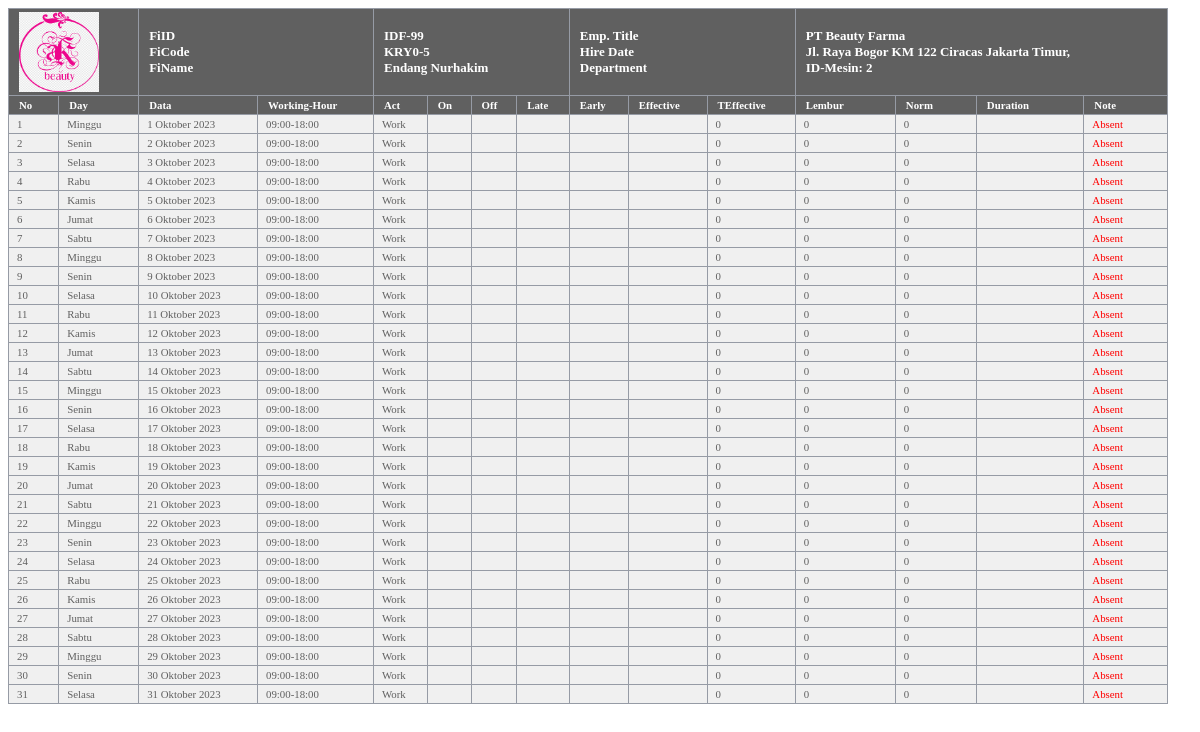
The app's page /absensi/absen.php?idf=99 with its own data.
### tables this page shows
CREATE TABLE `tb_rekanan` (
  `id_rekanan` varchar(15) NOT NULL,
  `nama_rekanan` varchar(30) NOT NULL,
  `deskripsi` text NOT NULL,
  `alamat` text NOT NULL,
  `logo` varchar(100) NOT NULL,
  `id_mesin` varchar(15) NOT NULL,
  `username` varchar(15) NOT NULL,
  `password` varchar(15) NOT NULL DEFAULT '123',
  `status` varchar(15) NOT NULL,
  `keterangan` text NOT NULL
);

CREATE TABLE `tb_karyawan` (
  `id_karyawan` int(8) NOT NULL,
  `id_rekanan` varchar(15) NOT NULL,
  `id_finger` varchar(15) NOT NULL,
  `nama_karyawan` varchar(30) NOT NULL,
  `deskripsi` text NOT NULL,
  `email` varchar(40) NOT NULL,
  `telepon` varchar(15) NOT NULL,
  `username` varchar(15) NOT NULL,
  `password` varchar(14) NOT NULL,
  `status` varchar(15) NOT NULL,
  `gaji1` int(10) NOT NULL,
  `gaji2` int(10) NOT NULL,
  `gaji3` int(10) NOT NULL,
  `gaji4` int(10) NOT NULL,
  `gaji5` int(10) NOT NULL,
  `keterangan` text NOT NULL
);

### koneksivar.php (called while the page is built, shortened)
<?php
$css="greenblack.css";
$tbkaryawan="tb_karyawan";
$tbrekanan="tb_rekanan";
?>

### absensi/absen.php (the view, shortened to what this page needs)
<?php
include "../konmysqli.php";
echo"<link href='../ypathcss/$css' rel='stylesheet' type='text/css' />";
$tahun=2023;
$bulan=10;
$id_finger=1;
if(isset($_GET["idf"])){
	$id_finger=$_GET["idf"];
}
	$sql="select * from `$tbkaryawan` where `id_finger`='$id_finger'";
	$d=getField($conn,$sql);
	$id_karyawan=$d["id_karyawan"];
	$id_rekanan=$d["id_rekanan"];
	$id_finger=$d["id_finger"];
	$nama_karyawan=$d["nama_karyawan"];
$sql="select * from `$tbrekanan` where `id_rekanan`='$id_rekanan'";
	$d=getField($conn,$sql);
		$nama_rekanan=$d["nama_rekanan"];
		$alamat=$d["alamat"];
		$logo=$d["logo"];
		$id_mesin=$d["id_mesin"];
	$GBR="../ypathfile/$logo";
?>
<table width="98%" border="1">
<tr>
<th colspan="2" align='center'>
<?php echo '<img title="'.$nama_rekanan.'"  src="'.$GBR.'" width="80" height="80">';?>
</th>
<th colspan="2" align="left">
FiID<br>
FiCode<br>
FiName
</th>
<th colspan="4" align="left">
<?php echo "IDF-$id_finger<br>KRY0-$id_karyawan<br>$nama_karyawan";?>
</th>
<th colspan="3" align="left">
Emp. Title<br>
Hire Date<br>
Department
</th>
<th colspan="5" align="left">
<?php echo "$nama_rekanan<br>$alamat, <br>ID-Mesin: $id_mesin";?>
</th>
</tr>
<tr>
	<th><small>No</small></th>
	<th><small>Day</small></th>
	<th><small>Data</small></th>
	<th><small>Working-Hour</small></th>
	<th><small>Act</small></th>
	<th><small>On</small></th>
	<th><small>Off</small></th>
	<th><small>Late</small></th>
	<th><small>Early</small></th>
	<th><small>Effective</small></th>
	<th><small>TEffective</small></th>
	<th><small>Lembur</small></th>
	<th><small>Norm</small></th>
	<th><small>Duration</small></th>
	<th><small>Note</small></th>
</tr>
<?php
$a_date = "$tahun-$bulan-01";
$lastdate= date('t',strtotime($a_date));
for($i=1;$i<=$lastdate;$i++){
	$no=$i;
	$tanggal="$tahun-$bulan-$no";
	$notes="<font color='red'>Absent</font>";
	$late="";
	$early="";
	$effect="";
	$jam_masuk="";
	$jam_pulang="";
		$lamakerja=0;
		$lembur=0;
		$kalibrasi=0;
		$catatan="";
	$hari=getHari($tanggal);
	$tanggal_masuk=WKT($tanggal);
	echo"<tr>
	<td><small>$no</small></td>
	<td><small>$hari</small></td>
	<td><small>$tanggal_masuk</small></td>
	<td><small>09:00-18:00</small></td>
	<td><small>Work</small></td>
	<td><small>$jam_masuk</small></td>
	<td><small>$jam_pulang</small></td>
	<td><small>$late</small></td>
	<td><small>$early</small></td>
	<td><small>$effect</small></td>
	<td><small>$lamakerja</small></td>
	<td><small>$lembur</small></td>
	<td><small>$kalibrasi</small></td>
	<td><small>$catatan</small></td>
	<td><small>$notes</small></td>
	</tr>";
}
?>
</table>

### ypathcss/greenblack.css (style rules this page uses)
table { border-collapse : collapse; }
th { background-color : #606060; padding-left : 10px; padding-right : 8px; padding-top : 3px; padding-bottom : 3px; border : 1px solid #969BA5; text-align : left; color : #FFFFFF; font-size : 13; }
td { background-color : #F0F0F0; padding-left : 8px; padding-right : 8px; padding-top : 3px; padding-bottom : 3px; border : 1px solid #969BA5; color : #606060; font-size : 13; }

### records on screen
tb_rekanan: logo (picture), nama_rekanan "PT Beauty Farma", alamat "Jl. Raya Bogor KM 122 Ciracas Jakarta Timur", id_mesin "2"
tb_karyawan: id_finger "99", id_karyawan "5", nama_karyawan "Endang Nurhakim"

### other values on screen
$no "1"
$hari "Minggu"
$tanggal_masuk "1 Oktober 2023"
$lamakerja "0"
$lembur "0"
$kalibrasi "0"
$no "2"
$hari "Senin"
$tanggal_masuk "2 Oktober 2023"
$no "3"
$hari "Selasa"
$tanggal_masuk "3 Oktober 2023"
$no "4"
$hari "Rabu"
$tanggal_masuk "4 Oktober 2023"
